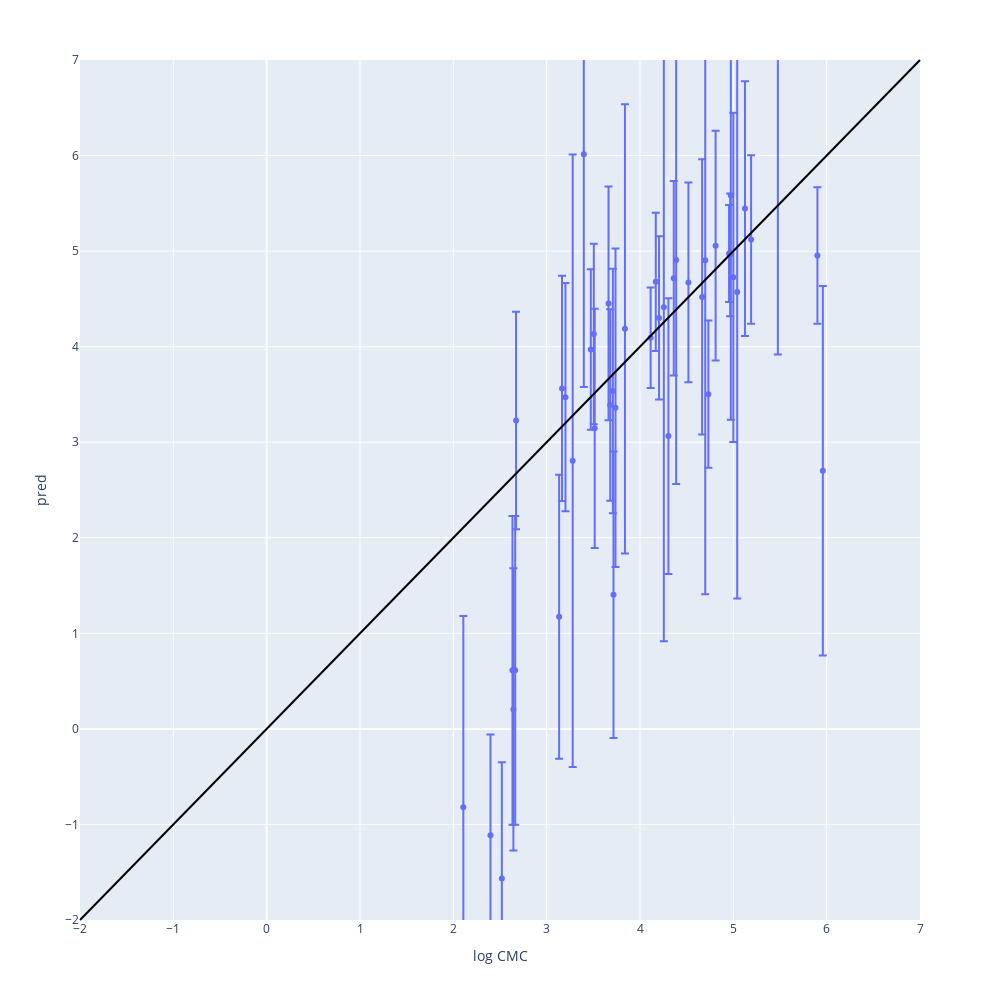

This figure's notebook cell:
### Code cell
try:
    fig = px.scatter(df, x="log CMC", y="pred", error_y="uq")
except ValueError:
    fig = px.scatter(df, x="exp", y="pred", error_y="uq")
fig.update_layout(width=1000, height=1000)
fig.update_xaxes(range=[-2, 7])
fig.update_yaxes(range=[-2, 7])
# fig.update_yaxes(scaleanchor="x", scaleratio=1)
fig["layout"].update(scene=dict(aspectmode="data"))
fig.add_shape(type="line", x0=0, y0=0, x1=1, y1=1, line={"color": "Black"}, xref="paper", yref="paper")
# if "SMILES" in df.columns:
#     app = molplotly.add_molecules(fig=fig, df=df, smiles_col="SMILES")
# else:
#     app = molplotly.add_molecules(fig=fig, df=df, smiles_col="smiles")
# app.run_server(mode="inline", port=8700)
py.iplot(fig, filename='stacked-bar')

### Figure 1 — Plotly figure (JSON) as saved in the notebook; plotly's stock layout.template omitted (floating-point values rounded to 4 significant figures)
{"data": [{"error_y": {"array": [0.8407, 0.9443, 1.723, 1.017, 1.499, 0.7148, 1.486, 1.615, 3.496, 3.495, 3.496, 0.7243, 1.002, 3.207, 0.5065, 0.6419, 1.933, 1.138, 0.7709, 2.001, 1.054, 1.219, 1.476, 0.5252, 3.206, 1.615, 1.443, 1.178, 1.194, 2.346, 1.046, 1.44, 2.437, 2.345, 1.202, 1.332, 0.8814, 1.222, 2.352, 1.252, 1.279, 0.8542, 1.667]}, "hovertemplate": "log CMC=%{x}<br>pred=%{y}<extra></extra>", "legendgroup": "", "marker": {"color": "#636efa", "symbol": "circle"}, "mode": "markers", "name": "", "orientation": "v", "showlegend": false, "type": "scatter", "x": [3.473, 3.505, 5, 4.362, 3.716, 5.901, 3.134, 2.663, 4.699, 5.477, 4.255, 4.169, 3.681, 5.041, 4.954, 4.966, 5.959, 2.672, 4.732, 2.107, 2.398, 2.52, 2.643, 4.114, 3.279, 2.633, 4.304, 3.164, 3.201, 4.973, 4.519, 4.666, 3.398, 4.387, 4.81, 5.125, 5.19, 3.663, 3.839, 3.515, 3.709, 4.204, 3.738], "xaxis": "x", "y": [3.97, 4.133, 4.725, 4.717, 1.403, 4.955, 1.173, 0.613, 4.905, 7.413, 4.413, 4.678, 3.39, 4.572, 4.975, 4.961, 2.701, 3.227, 3.503, -0.8198, -1.112, -1.567, 0.204, 4.094, 2.806, 0.613, 3.064, 3.563, 3.472, 5.582, 4.672, 4.521, 6.015, 4.908, 5.057, 5.445, 5.121, 4.453, 4.186, 3.146, 3.537, 4.301, 3.36], "yaxis": "y"}], "layout": {"height": 1000, "legend": {"tracegroupgap": 0}, "margin": {"t": 60}, "scene": {"aspectmode": "data"}, "shapes": [{"line": {"color": "Black"}, "type": "line", "x0": 0, "x1": 1, "xref": "paper", "y0": 0, "y1": 1, "yref": "paper"}], "width": 1000, "xaxis": {"anchor": "y", "domain": [0, 1], "range": [-2, 7], "title": {"text": "log CMC"}}, "yaxis": {"anchor": "x", "domain": [0, 1], "range": [-2, 7], "title": {"text": "pred"}}}}
